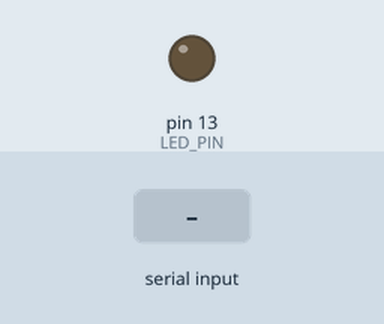
Bench run of a sketch on a simulated Arduino Uno, built with avr-gcc and run on an emulated ATmega328P. Parts: output pins drawn as LEDs (lit = HIGH). Inputs (shaded band) come from the test bench. What the sketch prints to the serial monitor is not drawn.

Above: at 1.2 s.
1.3 s: "R" received over Serial
At 1.7 s:
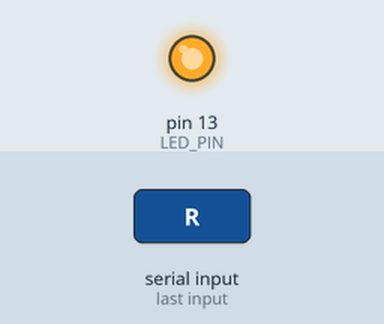
Timing chart, 0 to 4.3 s (numbered marks = the images above; inputs shaded):
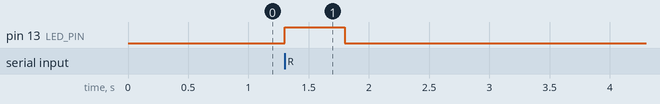

Measured:
- after the input at 1.3 s, pin 13 (LED_PIN): LOW → HIGH at once, → LOW 0.50 s later

The sketch:

HelloWorld.ino
```cpp
const uint8_t LED_PIN = 13;

int ReadVal;

void setup() {
  Serial.begin(9600);
  pinMode(LED_PIN, OUTPUT);
}

void loop() {
  ReadVal = Serial.read();
  if (ReadVal == 'R') {
    digitalWrite(LED_PIN, HIGH);
    delay(500);
    digitalWrite(LED_PIN, LOW);
    delay(500);
    Serial.println("Hello World!");
  }
}
```
